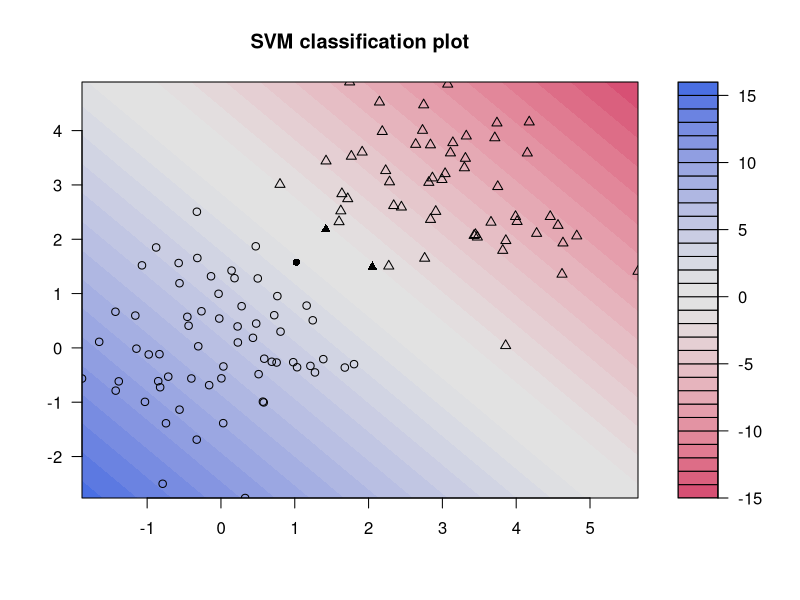

Write R code to recreate this figure.
require(kernlab)

n <- 150 # number of data points
p <- 2 # dimension

sigma <- 1 # variance of the distribution
meanpos <- 0 # centre of the distribution of positive examples
meanneg <- 3 # centre of the distribution of negative examples
npos <- round(n/2) # number of positive examples
nneg <- n-npos # number of negative examples

# Generate the positive and negative examples
xpos <- matrix(rnorm(npos*p,mean = meanpos, sd = sigma), npos, p)
xneg <- matrix(rnorm(nneg*p,mean = meanneg, sd = sigma), npos ,p)
x <- rbind(xpos, xneg)
# Generate the labels
y <- matrix(c(rep(1, npos), rep(-1, nneg)))


## Prepare a training and a test set ##
ntrain <- round(n*0.8) # number of training examples
tindex <- sample(n,ntrain) # indices of training samples
xtrain <- x[tindex,]
xtest <- x[-tindex,]
ytrain <- y[tindex]
istest <- y[-tindex]
istrain=rep(0, n)
istrain[tindex]=1

# train the SVM
model <- ksvm(
  xtrain,
  ytrain,
  type = "C-svc",
  kernel = "vanilladot",
  C = 100, # margin param C
  scaled = c()
)

# Look and understand what model contains
# General summary
print(model)

# Attributes that you can access
attributes(model)

# For example, the support vectors
alpha(model)
alphaindex(model)
b(model)

# Use the built-in function to pretty-plot the classifier
plot(model,data = xtrain)
